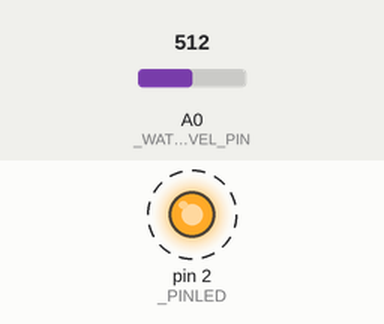
Simulated run of this sketch. Board: Arduino Uno, built with avr-gcc and run on an emulated ATmega328P. On the bench: output pins drawn as LEDs (lit = HIGH). Dashed ring = blinking. The inputs (shaded band) are chosen by the test bench; at power-on: A0 (_WATERLEVEL_PIN) = 512. What the sketch prints to the serial monitor is not drawn.

Above: at 0.8 s.
Timing chart, 0 to 3.5 s (numbered marks = the images above):
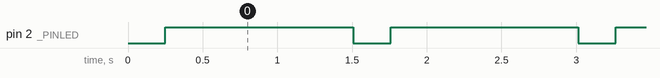

The sketch:

testLib.ino
```cpp
#include "robologs.h"

robologs robby;

void setup()
{
  Serial.begin(115200);
  // put your setup code here, to run once:
  pinMode(_PINLED, OUTPUT);
}

void loop()
{
  robby.blinking(_PINLED, _TIMESLEEP);
  //WaterLevelSensor _waterLevelSensor((char*)"wtl", _WATERLEVEL_PIN);
  ForceSensitiveResistorSensor _forceSRSensor((char*)"fsr", _FORSESENSITIVER_PIN);
  _forceSRSensor.monitor();
  delay(1000);
}
```

robologs.cpp
```cpp
#include "robologs.h"

robologs::robologs(){} //Constructor: no tiene que hacer nada en especial

void robologs::blinking(int pin, int time)
{
    //Encenderlo y apagarlo
    digitalWrite(pin,LOW);
    delay(time);
    digitalWrite(pin, HIGH);
    delay(time);
}

char* SensorMeasurement::getID()
{
  return this->id;
}

char* SensorMeasurement::getObserverProperty()
{
  return this->obProp;
}

double SensorMeasurement::getSensorOutput()
{
  return this->out;
}

void SensorMeasurement::setID(char value[])
{
  strcpy(this->id,value);
}

void SensorMeasurement::setObserverProperty(char value[])
{
  if (!(strcmp(value, "int") == 0) && !(strcmp(value,"dbl") == 0) ) return;
  strcpy(this->obProp, value);
}

void SensorMeasurement::setSensorOutput(double value)
{
  if (strcmp(this->obProp, "int") == 0)
    this->out = (int)value;
  else
    this->out = value;
}

SensorMeasurement::SensorMeasurement(char id[], char observationProperty[], double sensorOutput)
{
  if (!(strcmp(observationProperty, "int") == 0) && !(strcmp(observationProperty, "dbl") == 0)) return;
  strcpy(this->id, id);
  strcpy(this->obProp, observationProperty);
  if (strcmp(obProp, "int") == 0)
    this->out = (int)sensorOutput;
  else
    this->out = sensorOutput;
}

Sensor::Sensor(char id[], char observationProperty[])
{
  strcpy(this->id, id);
  strcpy(this->observationProperty, observationProperty);
}

char* Sensor::getID()
{
  return this->id;
}

char* Sensor::getObservationProperty()
{
  return this->observationProperty;
}

void Sensor::setID(char value[])
{
  strcpy(this->id, value);
}

void Sensor::setObservationProperty(char value[])
{
  strcpy(this->observationProperty, value);
}

WaterLevelSensor::WaterLevelSensor(char id[], int analPort) : Sensor(id, (char*)"dbl")
{
  // Capturamos el valor del PIN
  this->_valueSensor = analogRead(analPort);
  Serial.print("Value Sensor: ");Serial.println(this->_valueSensor);
}

SensorMeasurement WaterLevelSensor::monitor()
{
  //Operación matematica con el valor del sensor
  return SensorMeasurement(Sensor::getID(), Sensor::getObservationProperty(), this->_valueSensor);
}

ForceSensitiveResistorSensor::ForceSensitiveResistorSensor(char id[], int analPort) : Sensor(id, (char*)"dbl")
{
  // Capturamos el valor del PIN
  this->_valueSensor = analogRead(analPort);
  Serial.print("Value Sensor: ");Serial.println(this->_valueSensor);
}

SensorMeasurement ForceSensitiveResistorSensor::monitor()
{
  // Link de ayuda: https://learn.adafruit.com/force-sensitive-resistor-fsr?view=all
  // analog voltage reading ranges from about 0 to 1023 which maps to 0V to 5V (= 5000mV)
  double _peso = 0.0;
  Serial.print("this->_valueSensor = ");
  Serial.println(this->_valueSensor);
  int _fsrVoltage = map(this->_valueSensor, 0, 1024, 0, 5000);
  int _fsrResistance = 5000 - _fsrVoltage; // fsrVoltage is in millivolts so 5V = 5000mV
  Serial.print("Voltage reading in mV = ");
  Serial.println(_fsrVoltage);
  if( _fsrVoltage != 0 && _fsrResistance != 0 )
  {
    // The voltage = Vcc * R / (R + FSR) where R = 10K and Vcc = 5V
    // so FSR = ((Vcc - V) * R) / V yay math!
    _fsrResistance *= 10000; // 10K resistor // 9.89
    _fsrResistance /= _fsrVoltage;

    int _fsrConductance = 1000000; // we measure in micromhos so
    _fsrConductance /= _fsrResistance;
    Serial.print("Conductance in microMhos: ");
    Serial.println(_fsrConductance);

    if (_fsrConductance <= 1000)
    {
      int _fsrForce = _fsrConductance / 80; // Newtons
      Serial.print("Force in Newtons: ");
      Serial.println(_fsrForce);
      _peso = (_fsrForce/9.8)*1000; // gramos
    }else {
      int _fsrForce = _fsrConductance - 1000;
      _fsrForce /= 30;
      //Serial.print("Force in Newtons: ");
      //Serial.println(fsrForce);
      Serial.print("Force in Newtons: ");
      Serial.println(_fsrForce);
      _peso = (_fsrForce/9.8)*1000; // gramos
    }
  }
  Serial.print("Peso: ");Serial.println(_peso);

  return SensorMeasurement(Sensor::getID(), Sensor::getObservationProperty(), _peso);
}
```

robologs.h
```cpp
#ifndef ROBOLOGS_H
#define ROBOLOGS_H

#include <Arduino.h> //Permite utilizar los comandos de Arduino
#include <stdio.h>

#define _WATERLEVEL_PIN A0
#define _FORSESENSITIVER_PIN A0
#define _PINLED 2
#define _TIMESLEEP 250

class robologs //Definicion de la clase
{

    public:

    //Constructor de la clase
    robologs();

    void blinking(int pin, int time);

    private:

    //Nada que declarar
};

class SensorMeasurement
{
  private:
    char id[100];
    char obProp[100];
    double out;

  public:
    char* getID();
    char* getObserverProperty();
    double getSensorOutput();

    void setID(char value[]);
    void setObserverProperty(char value[]);
    void setSensorOutput(double value);

    SensorMeasurement(char id[], char observationProperty[], double sensorOutput);
};

class ISensor
{
  public:
    virtual SensorMeasurement monitor() = 0;
};

class Sensor : public ISensor
{
  private:
    char id[100];
    char observationProperty[100];

  public:
    Sensor(char id[], char observationProperty[]);
    char* getID();
    char* getObservationProperty();

    void setID(char value[]);
    void setObservationProperty(char value[]);
};

class WaterLevelSensor : public Sensor
{
  private:
    double _valueSensor;

  public:
    WaterLevelSensor(char id[], int analPort);
    SensorMeasurement monitor();
};

class ForceSensitiveResistorSensor : public Sensor
{
  private:
    double _valueSensor;

  public:
    ForceSensitiveResistorSensor(char id[], int analPort);
    SensorMeasurement monitor();
};

#endif
```

Measured:
- by itself, pin 2 (_PINLED): alternates HIGH for 1.3 s and LOW for 0.25 s
